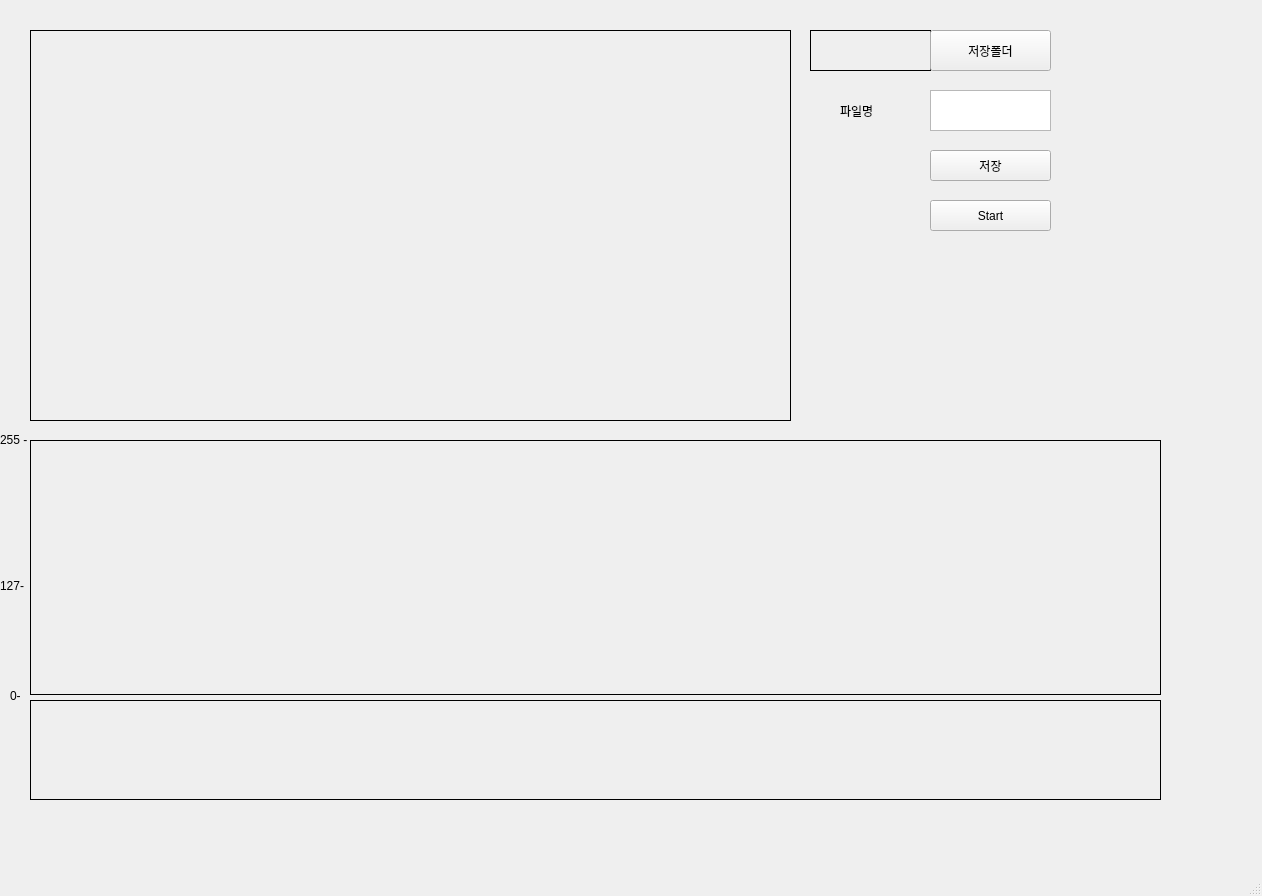
<?xml version="1.0" encoding="UTF-8"?>
<ui version="4.0">
 <class>MainWindow</class>
 <widget class="QMainWindow" name="MainWindow">
  <property name="geometry">
   <rect>
    <x>0</x>
    <y>0</y>
    <width>1262</width>
    <height>896</height>
   </rect>
  </property>
  <property name="windowTitle">
   <string>MainWindow</string>
  </property>
  <widget class="QWidget" name="centralwidget">
   <widget class="QPushButton" name="start">
    <property name="geometry">
     <rect>
      <x>930</x>
      <y>200</y>
      <width>121</width>
      <height>31</height>
     </rect>
    </property>
    <property name="text">
     <string>Start</string>
    </property>
   </widget>
   <widget class="QLabel" name="vid">
    <property name="geometry">
     <rect>
      <x>30</x>
      <y>30</y>
      <width>761</width>
      <height>391</height>
     </rect>
    </property>
    <property name="frameShape">
     <enum>QFrame::Box</enum>
    </property>
    <property name="text">
     <string/>
    </property>
   </widget>
   <widget class="QLabel" name="display_graph">
    <property name="geometry">
     <rect>
      <x>30</x>
      <y>440</y>
      <width>1131</width>
      <height>255</height>
     </rect>
    </property>
    <property name="frameShape">
     <enum>QFrame::Box</enum>
    </property>
    <property name="text">
     <string/>
    </property>
   </widget>
   <widget class="QPushButton" name="save">
    <property name="geometry">
     <rect>
      <x>930</x>
      <y>150</y>
      <width>121</width>
      <height>31</height>
     </rect>
    </property>
    <property name="text">
     <string>저장</string>
    </property>
   </widget>
   <widget class="QPlainTextEdit" name="csvtext">
    <property name="geometry">
     <rect>
      <x>930</x>
      <y>90</y>
      <width>121</width>
      <height>41</height>
     </rect>
    </property>
   </widget>
   <widget class="QLabel" name="label_saveDirectory">
    <property name="geometry">
     <rect>
      <x>810</x>
      <y>30</y>
      <width>121</width>
      <height>41</height>
     </rect>
    </property>
    <property name="frameShape">
     <enum>QFrame::Box</enum>
    </property>
    <property name="text">
     <string/>
    </property>
   </widget>
   <widget class="QPushButton" name="pushButton_saveDirectory">
    <property name="geometry">
     <rect>
      <x>930</x>
      <y>30</y>
      <width>121</width>
      <height>41</height>
     </rect>
    </property>
    <property name="text">
     <string>저장폴더</string>
    </property>
   </widget>
   <widget class="QLabel" name="label">
    <property name="geometry">
     <rect>
      <x>840</x>
      <y>100</y>
      <width>61</width>
      <height>21</height>
     </rect>
    </property>
    <property name="lineWidth">
     <number>2</number>
    </property>
    <property name="text">
     <string>파일명</string>
    </property>
   </widget>
   <widget class="QLabel" name="label_2">
    <property name="geometry">
     <rect>
      <x>0</x>
      <y>430</y>
      <width>51</width>
      <height>20</height>
     </rect>
    </property>
    <property name="text">
     <string>255 -</string>
    </property>
   </widget>
   <widget class="QLabel" name="label_3">
    <property name="geometry">
     <rect>
      <x>10</x>
      <y>690</y>
      <width>56</width>
      <height>12</height>
     </rect>
    </property>
    <property name="text">
     <string>0-</string>
    </property>
   </widget>
   <widget class="QLabel" name="label_4">
    <property name="geometry">
     <rect>
      <x>0</x>
      <y>580</y>
      <width>56</width>
      <height>12</height>
     </rect>
    </property>
    <property name="text">
     <string>127-</string>
    </property>
   </widget>
   <widget class="QLabel" name="display_graph2">
    <property name="geometry">
     <rect>
      <x>30</x>
      <y>700</y>
      <width>1131</width>
      <height>100</height>
     </rect>
    </property>
    <property name="frameShape">
     <enum>QFrame::Box</enum>
    </property>
    <property name="text">
     <string/>
    </property>
   </widget>
  </widget>
  <widget class="QMenuBar" name="menubar">
   <property name="geometry">
    <rect>
     <x>0</x>
     <y>0</y>
     <width>1262</width>
     <height>21</height>
    </rect>
   </property>
  </widget>
  <widget class="QStatusBar" name="statusbar"/>
 </widget>
 <resources/>
 <connections/>
</ui>
